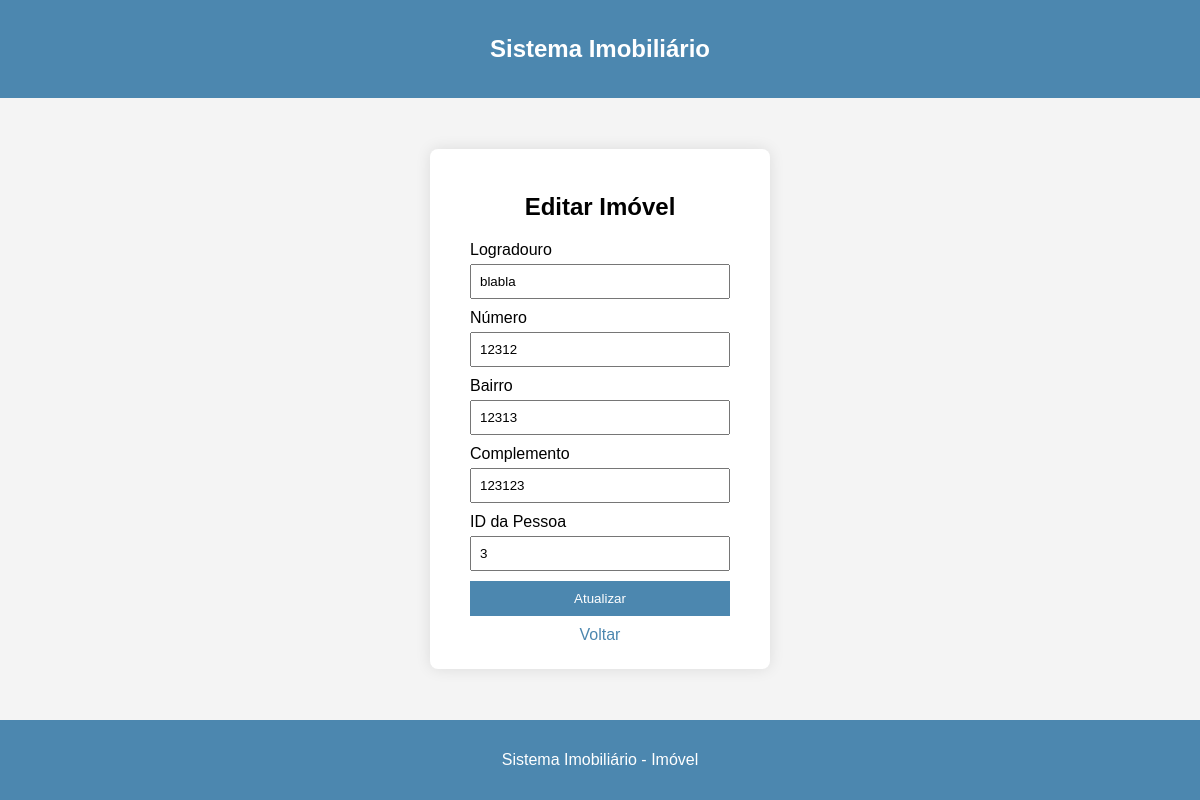
The app's page /imoveis/edit_imovel.php?id=13 (signed in) with its own data.
### tables this page shows
CREATE TABLE `imoveis` (
  `id` int(11) NOT NULL,
  `logradouro` varchar(300) NOT NULL,
  `numero` varchar(10) NOT NULL,
  `bairro` varchar(100) NOT NULL,
  `complemento` varchar(300) DEFAULT NULL,
  `pessoa_id` int(11) NOT NULL,
  `contribuinte_id` int(11) DEFAULT NULL
);

### imoveis/edit_imovel.php (the view, shortened to what this page needs)
<?php
include "../db.php";
$id = $_GET['id'];
$res = $conn->query("SELECT * FROM imoveis WHERE id=$id");
$row = $res->fetch_assoc();
?>
<!DOCTYPE html>
<html>
<head>
<link rel="stylesheet" href="../css/imoveis/create_imovel.css">
</head>
<body>
<header><h2>Sistema Imobiliário</h2></header>
<div class="main">
<div class="box">
<h2>Editar Imóvel</h2>
<form method="post">
<div class="campo">
<label>Logradouro</label>
<input type="text" name="logradouro" value="<?php echo $row['logradouro']; ?>">
</div>
<div class="campo">
<label>Número</label>
<input type="text" name="numero" value="<?php echo $row['numero']; ?>">
</div>
<div class="campo">
<label>Bairro</label>
<input type="text" name="bairro" value="<?php echo $row['bairro']; ?>">
</div>
<div class="campo">
<label>Complemento</label>
<input type="text" name="complemento" value="<?php echo $row['complemento']; ?>">
</div>
<div class="campo">
<label>ID da Pessoa</label>
<input type="number" name="pessoa_id" value="<?php echo $row['pessoa_id']; ?>">
</div>
<input type="submit" name="atualizar" value="Atualizar">
</form>
<a href="list_imoveis.php">Voltar</a>
</div>
</div>
<footer class="footer">
    <p>Sistema Imobiliário - Imóvel<p>
</footer>
</body>
</html>

### css/imoveis/create_imovel.css (style rules this page uses)
* { box-sizing: border-box; }
body { font-family: Arial; margin: 0; background: #f4f4f4; display: flex; flex-direction: column; min-height: 100vh; }
header, footer { background: #4c87af; color: white; text-align: center; padding: 15px; }
.main { flex: 1; display: flex; justify-content: center; align-items: center; }
.box { background: white; padding: 25px; width: 340px; border-radius: 8px; box-shadow: 0 0 15px rgba(0,0,0,0.1); }
h2 { text-align: center; }
.campo { width: 260px; margin: 10px auto; }
.campo label { display: block; margin-bottom: 5px; text-align: left; }
.campo input { width: 100%; padding: 8px; }
input[type=submit] { display: block; width: 260px; margin: 10px auto; padding: 10px; background: #4c87af; color: white; border: none; cursor: pointer; }
a { display: block; text-align: center; margin-top: 10px; color: #4c87af; text-decoration: none; }

### records on screen
imoveis: logradouro "blabla", numero "12312", bairro "12313", complemento "123123", pessoa_id "3"
